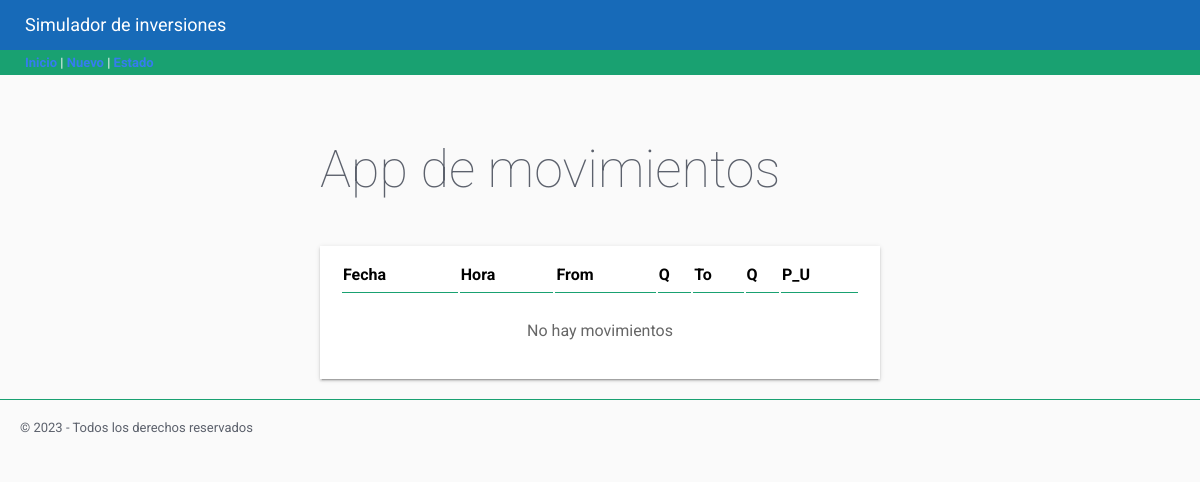
Before: / with the older database file.
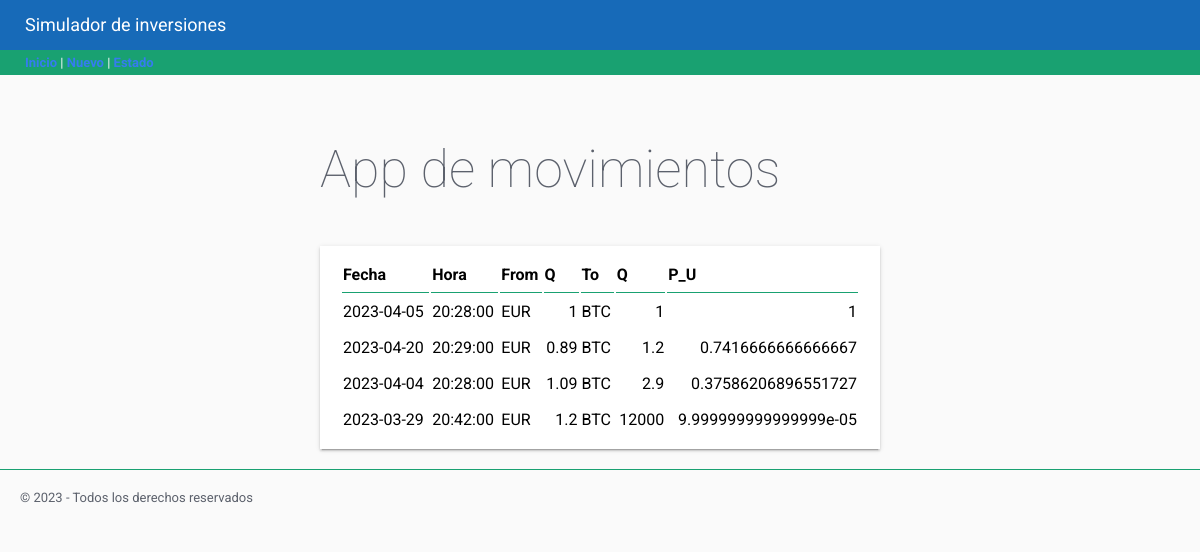
After: the same page with the newer database file.
### tables this page shows
CREATE TABLE "movimientos" (
	"id"	INTEGER NOT NULL UNIQUE,
	"fecha"	TEXT NOT NULL,
	"hora"	TEXT NOT NULL,
	"moneda_from"	TEXT NOT NULL,
	"cantidad_from"	NUMERIC NOT NULL,
	"moneda_to"	TEXT NOT NULL,
	"cantidad_to"	NUMERIC NOT NULL,
	"precio_unitario"	NUMERIC NOT NULL,
	PRIMARY KEY("id" AUTOINCREMENT)
);

### cryptos/views.py (the view)
@app.route('/')
def home():
    db = DBManager(RUTA)
    consulta = 'SELECT id, fecha, hora, moneda_from , cantidad_from, moneda_to, cantidad_to,precio_unitario FROM movimientos'
    movimientos = db.consultaSQL(consulta)
    return render_template("inicio.html", movs=movimientos)

### cryptos/models.py (called while the page is built)
    def consultaSQL(self,consulta):
        conexion = sqlite3.connect(self.ruta)
        cursor = conexion.cursor()
        cursor.execute(consulta)
        datos = cursor.fetchall()
        movimientos = []
        nombres_columna = []
        for columna in cursor.description:
            nombres_columna.append(columna[0])
        for dato in datos:
            indice = 0
            movimiento = {}
            for nombre in nombres_columna:
                movimiento[nombre] = dato[indice]
                indice += 1
            movimientos.append(movimiento)
        conexion.close()
        return movimientos

### cryptos/templates/inicio.html (shortened to what this page needs)
{% extends "base.html"%}
{% block contenido %}
<table class="paper">
            <tr>
                <th class="titulo-table">Fecha</th>
                <th class="titulo-table">Hora</th>
                <th class="titulo-table">From</th>
                <th class="titulo-table">Q</th>
                <th class="titulo-table">To</th>
                <th class="titulo-table">Q</th>
                <th class="titulo-table">P_U</th>
            </tr>
            {% if movs%}
            {% for m in movs %}
            <tr>
                <td>
                    {% if m.fecha %}
                    {{ m.fecha }}
                    {% else %}
                    ---
                    {% endif %}
                </td>
                <td>{{m.hora}}</td>
                <td>{{m.moneda_from}}</td>
                <td class="numero">{{m.cantidad_from}}</td>
                <td>{{m.moneda_to}}</td>
                <td class="numero">{{m.cantidad_to}}</td>
                <td class="numero">{{m.precio_unitario}}</td>
            </tr>
            {% endfor %}
            {% else %}
                <td colspan="7" class ="lista-vacia"> No hay movimientos </td>
            {% endif %}
</table>
{% endblock contenido%}

### cryptos/templates/base.html (shortened to what this page needs)
<!DOCTYPE html>
<html lang="en">
<head>
    <link rel="stylesheet" href="/static/css/flat-remix.css">
    <link rel="stylesheet" href="/static/css/styles.css">
</head>
<body>
    {% include 'components/header.html'%}
    {% include 'components/navbar.html'%}
    <main>
        {% block page_title%}
        <h1>App de movimientos</h1>
        {% endblock page_title%}
        {% block contenido %}
        {% endblock %}
    </main>
    {% include 'components/footer.html'%}
</body>
</html>

### cryptos/templates/components/header.html
<header>Simulador de inversiones</header>

### cryptos/templates/components/navbar.html
<nav>
    <a href="/">Inicio</a> |
    <a href="/nuevo">Nuevo</a> |
    <a href="/estado">Estado</a>
</nav>

### cryptos/templates/components/footer.html
<footer class ="pie-pagina"> © 2023 - Todos los derechos reservados </footer>

### cryptos/static/css/flat-remix.css (style rules this page uses)
* { box-sizing: border-box; outline: none; -webkit-appearance: none; -webkit-tap-highlight-color: transparent !important; -webkit-tap-highlight-color: rgba(0, 0, 0, 0) !important; -webkit-touch-callout: none; font-family: "Roboto", sans-serif; letter-spacing: 0; }
body { background-color: #FAFAFA; color: #5c616c; margin: 0; font-size: 13px; cursor: default; user-select: none; -webkit-user-select: none; -khtml-user-select: none; -moz-user-select: none; -ms-user-select: none; }
a:link, a:visited, a:active, a { color: #367bf0; font-weight: bold; text-decoration: none; cursor: pointer; }
h1, h2, h3, h4, h5, h6 { line-height: 1.5em; }
h1 { font-size: 4em; font-weight: lighter; margin: .7em 0; }
section, article, .section, .article, .paper { line-height: 2em; word-wrap: break-word; word-break: normal; line-height: 2em; }
.paper { font-size: 16px; box-shadow: 0 2px 2px 0 rgba(0, 0, 0, .14), 0 3px 1px -2px rgba(0, 0, 0, .2), 0 1px 5px 0 rgba(0, 0, 0, .12); padding: 10px 20px; background-color: #FFF; margin-top: 20px; min-height: 100px; color: #000; }

### cryptos/static/css/styles.css (style rules this page uses)
:root { --primary-color: #176ab8; --secondary-color: #19a171; --medium-gray: #666; --error-color: var(--primary-color); --default-border: solid thin var(--secondary-color) }
header { background-color: var(--primary-color); color: white; height: 50px; font-size: large; line-height: 50px; padding-left: 25px; }
nav { background-color: var(--secondary-color); color: #FFF; height: 25px; line-height: 25px; padding-left: 25px; }
nav a, nav a:active, nav a:focus, nav a:hover, nav a:visited, nav a { color: white; }
main { max-width: 600px; margin: auto; padding: 20px; }
table.paper { width: 100%; }
.titulo-table { border-bottom: var(--default-border); text-align: left; }
.numero, .acciones { text-align: right; }
.pie-pagina { padding: 20px; border-top: var(--default-border); }

Changed rows visible on the page:
added movimientos: fecha "2023-04-05", hora "20:28:00", moneda_from "EUR", cantidad_from "1", moneda_to "BTC", cantidad_to "1", precio_unitario "1"
added movimientos: fecha "2023-04-20", hora "20:29:00", moneda_from "EUR", cantidad_from "0.89", moneda_to "BTC", cantidad_to "1.2", precio_unitario "0.7416666666666667"
added movimientos: fecha "2023-04-04", hora "20:28:00", moneda_from "EUR", cantidad_from "1.09", moneda_to "BTC", cantidad_to "2.9", precio_unitario "0.37586206896551727"
added movimientos: fecha "2023-03-29", hora "20:42:00", moneda_from "EUR", cantidad_from "1.2", moneda_to "BTC", cantidad_to "12000", precio_unitario "9.999999999999999e-05"
Other visible differences:
text no longer shown: "No hay movimientos"
